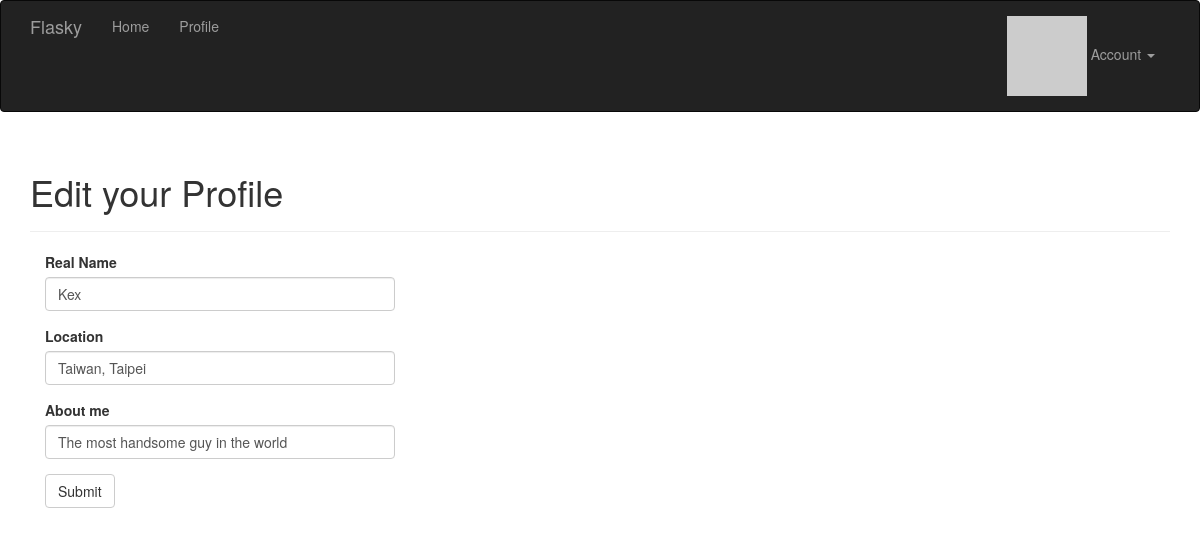
Before: /edit-profile (signed in) with the older database file.
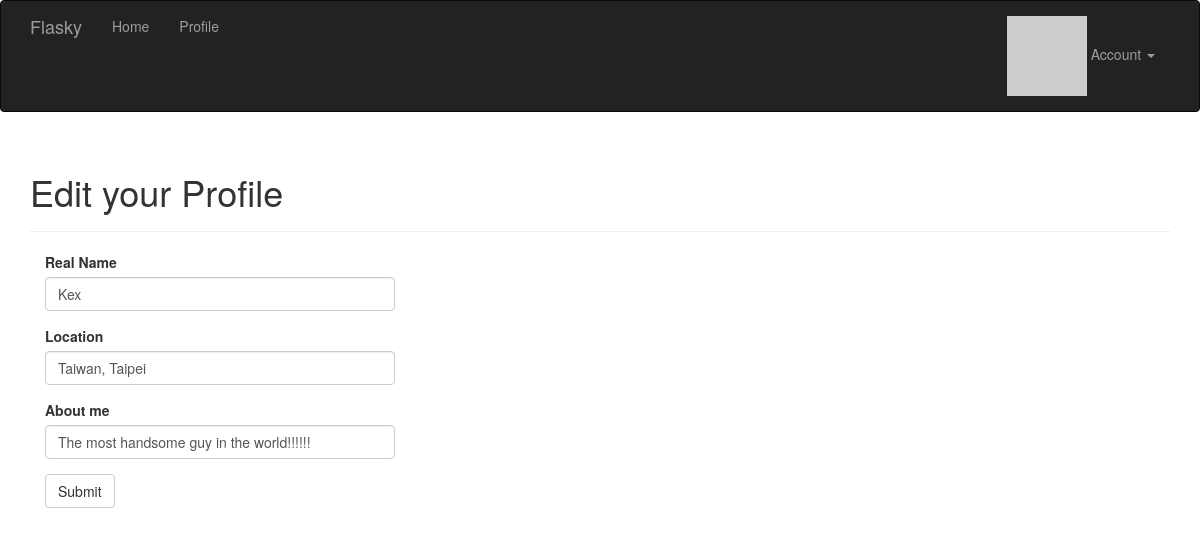
After: the same page with the newer database file.
### app/models.py (models this page shows, shortened)
class User(UserMixin, db.Model):  # Here we inherit from two classes
    __tablename__ = 'users'
    id = db.Column(db.Integer, primary_key=True)
    email = db.Column(db.String(64), unique=True, index=True)
    username = db.Column(db.String(64), unique=True, index=True)
    role_id = db.Column(db.Integer, db.ForeignKey('roles.id'))
    password_hash = db.Column(db.String(128))
    confirmed = db.Column(db.Boolean, default=False)
    name = db.Column(db.String(64))
    location = db.Column(db.String(64))
    about_me = db.Column(db.Text())
    member_since = db.Column(db.DateTime, default=datetime.utcnow)
    last_seen = db.Column(db.DateTime, default=datetime.utcnow)
    avatar_hash = db.Column(db.String(32))
    posts = db.relationship('Post', backref='author', lazy='dynamic')
    followed = db.relationship('Follow',
                               foreign_keys=[Follow.follower_id],
                               backref=db.backref('follower', lazy='joined'),
                               lazy='dynamic',
                               cascade='all, delete-orphan')
    followers = db.relationship('Follow',
                                foreign_keys=[Follow.followed_id],
                                backref=db.backref('followed', lazy='joined'),
                                lazy='dynamic',
                                cascade='all, delete-orphan')
    @property
    def password(self):
        raise AttributeError('password is not a readable attribute')
    def ping(self):
        self.last_seen = datetime.utcnow()
        db.session.add(self)
    def gravatar(self, size=100, default='identicon', rating='g'):
        if request.is_secure:
            url = 'http://secure.gravatar.com/avatar'
        else:
            url = 'http://www.gravatar.com/avatar'
        hash = self.avatar_hash or hashlib.md5(
                self.email.encode('utf-8')).hexdigest()
        return '{url}/{hash}?s={size}&d={default}&r={rating}'.format(
            url=url, hash=hash, size=size, default=default, rating=rating)

### app/main/views.py (the view, shortened to what this page needs)
@main.route('/edit-profile', methods=['GET', 'POST'])
@login_required
def edit_profile():
    form = EditProfileForm()
    form.name.data = current_user.name
    form.location.data = current_user.location
    form.about_me.data = current_user.about_me
    return render_template('edit_profile.html', form=form)

### app/main/forms.py
class EditProfileForm(FlaskForm):
    name = StringField('Real Name', validators=[Length(0, 64)])
    location = StringField('Location', validators=[Length(0, 64)])
    about_me = TextField('About me')
    submit = SubmitField('Submit')

### app/auth/views.py (called while the page is built)
@auth.before_app_request
def before_request():
    if current_user.is_authenticated:
        current_user.ping()
        if not current_user.confirmed \
                and request.endpoint[:5] != 'auth.':
            return redirect(url_for('auth.unconfirmed'))

### app/main/__init__.py (called while the page is built)
@main.app_context_processor
def inject_permissions():
    return dict(Permission=Permission)

### app/models.py (called while the page is built)
@login_manager.user_loader
def load_user(user_id):
    return User.query.get(int(user_id))

### app/templates/edit_profile.html (shortened to what this page needs)
{% extends "base.html" %}
{% import "bootstrap/wtf.html" as wtf %}
{% block page_content %}
<div class="page-header">
    <h1>Edit {% if user %}{{ user.username }}'s{% else %}your{% endif %} Profile</h1>
</div>
<div class="col-md-4">
    {{ wtf.quick_form(form) }}
</div>
{% endblock %}

### app/templates/base.html (shortened to what this page needs)
{% extends "bootstrap/base.html" %}
{% block head %}
{{ super() }}
<link rel="stylesheet" type="text/css" href="{{ url_for('static', filename='styles.css') }}">
{% endblock %}
{% block navbar %}
<div class="navbar navbar-inverse" role="navigation">
    <div class="container">
        <div class="navbar-header">
            <a class="navbar-brand" href="/">Flasky</a>
        </div>
        <div class="navbar-collapse collapse">
            <ul class="nav navbar-nav">
                <li><a href="/">Home</a></li>
                {% if current_user.is_authenticated %}
                <li><a href="{{ url_for('main.user', username=current_user.username) }}">Profile</a></li>
                {% endif %}
            </ul>
            <ul class="nav navbar-nav navbar-right">
                {% if current_user.is_authenticated %}
                <li class="dropdown">
                  <a href="#" class="dropdown-toggle" data-toggle="dropdown">
                      <img src="{{ current_user.gravatar(size=18) }}">
                      Account <b class="caret"></b>
                  </a>
                </li>
                {% else %}
                <li><a href="{{ url_for('auth.login') }}">Log In</a></li>
                {% endif %}
            </ul>
        </div>
    </div>
</div>
{% endblock %}
{% block content %}
<div class="container">
  {% block page_content %}{% endblock %}
</div>
{% endblock %}

Changed rows visible on the page:
changed User "Kex": about_me "The most handsome guy in the world" → "The most handsome guy in the world!!!!!!"
